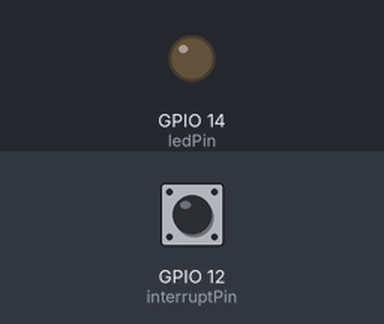
Simulated run of this program. Board: ESP32. Parts: output pins drawn as LEDs (lit = HIGH). The inputs (shaded band) are chosen by the test bench; at power-on: GPIO 12 (interruptPin) HIGH.

Above: at 1.2 s.
1.3 s: GPIO 12 (interruptPin) pulled LOW for 0.15 s
At 1.37 s:
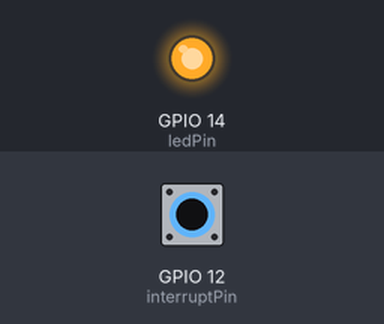
2.9 s: GPIO 12 (interruptPin) pulled LOW for 3.2 s
At 7.3 s:
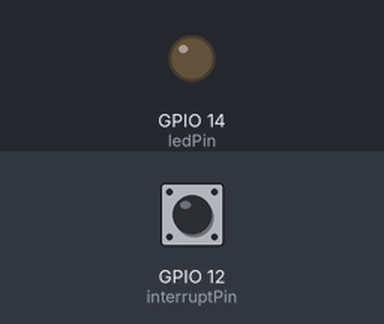
Timing chart, 0 to 8.8 s (numbered marks = the images above; inputs shaded):
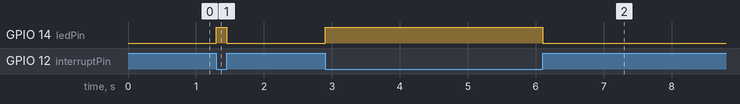

The program:

main.cpp
```cpp
#include <Arduino.h>
/* LED pin */
byte ledPin = 14;
/* pin that is attached to interrupt */
byte interruptPin = 12;
/* hold the state of LED when toggling */
volatile byte state = LOW;
void blink();

void setup()
{
    pinMode(ledPin, OUTPUT);
    /* set the interrupt pin as input pullup*/
    pinMode(interruptPin, INPUT_PULLUP);
    /* attach interrupt to the pin
  function blink will be invoked when interrupt occurs
  interrupt occurs whenever the pin change value */
    attachInterrupt(digitalPinToInterrupt(interruptPin), blink, CHANGE);
}

void loop()
{
}

/* interrupt function toggle the LED */
void blink()
{
    state = !state;
    digitalWrite(ledPin, state);
}
```

Measured:
- after the input at 1.3 s, GPIO 14 (ledPin): LOW → HIGH at once, → LOW 0.15 s later
- after the input at 2.9 s, GPIO 14 (ledPin): LOW → HIGH at once, → LOW 3.2 s later
